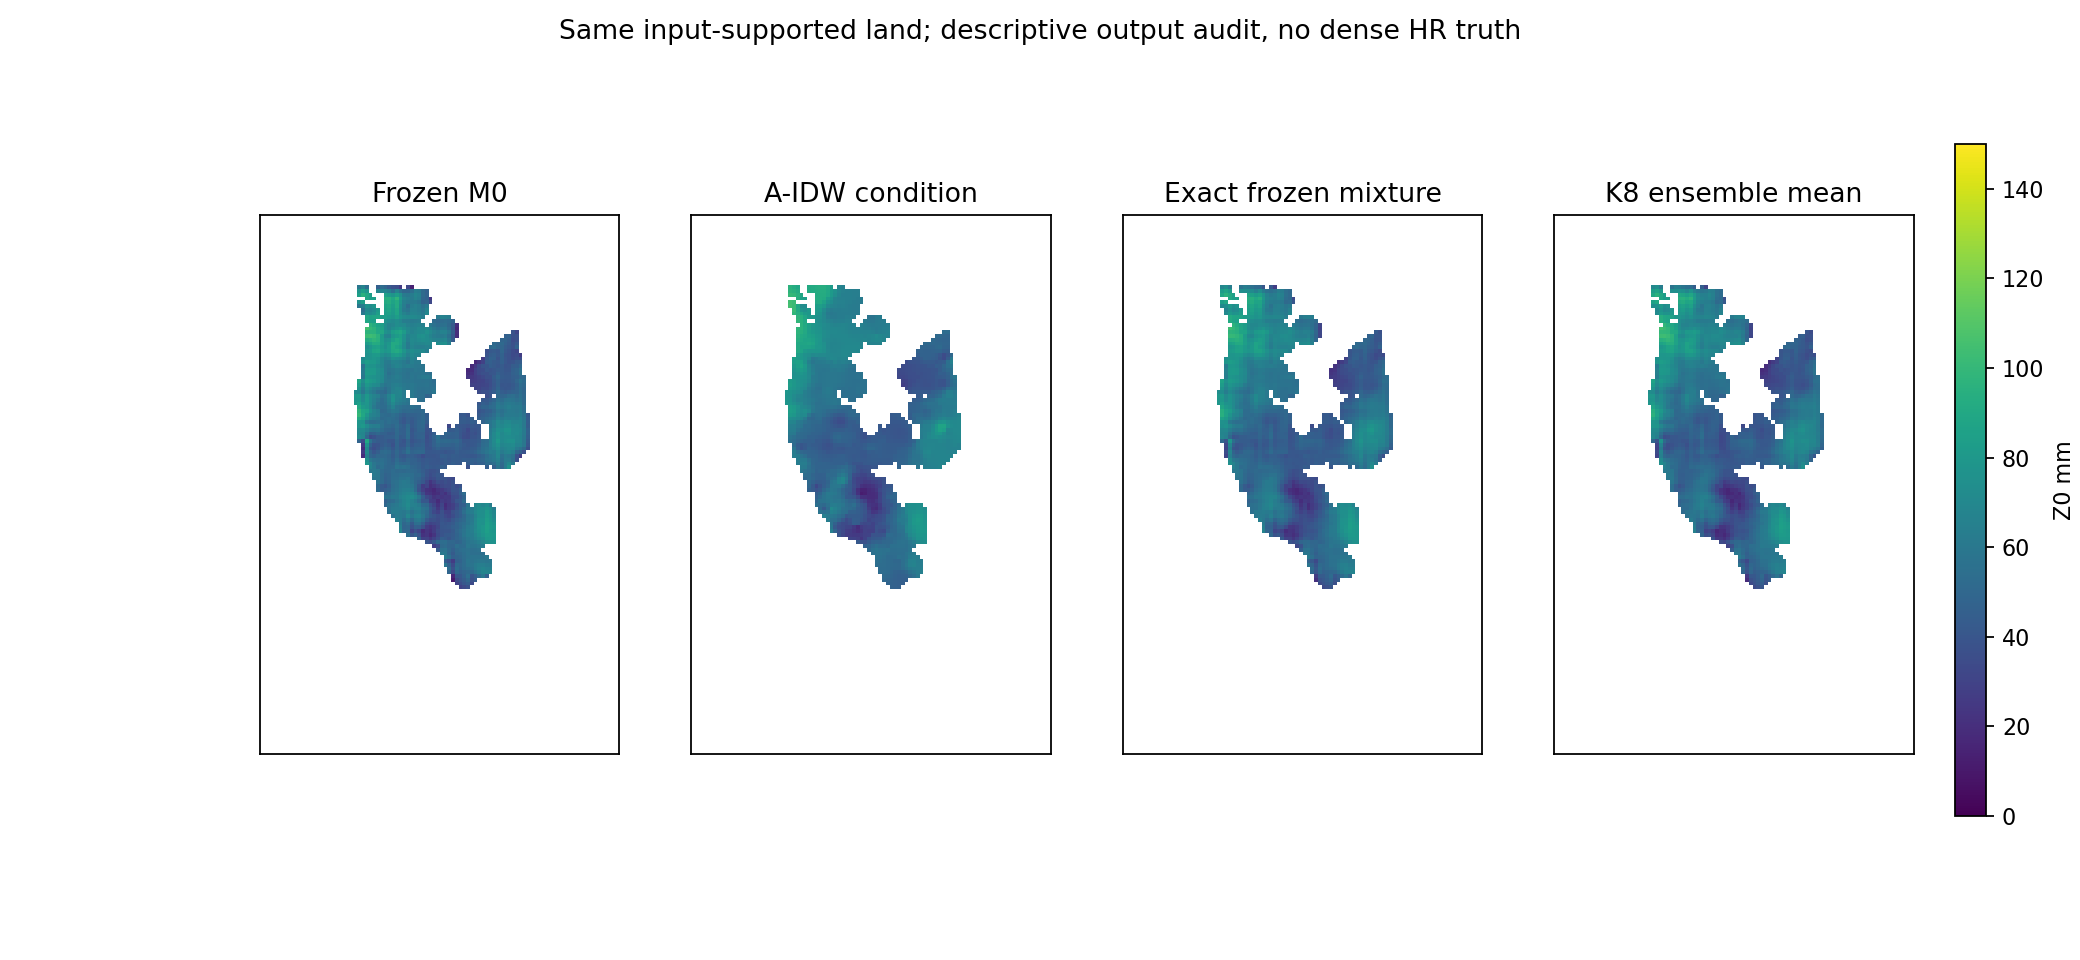

Here is the Python script that generated this plot:
"""Descriptive input-supported roughness audit; not a dense-truth accuracy test."""
import numpy as np
import matplotlib
matplotlib.use('Agg')
import matplotlib.pyplot as plt
from gnss_field.artifacts import read_json,write_json
from gnss_field.data import PackedStore,ContextBuilder
from grid_pair_data import local_runtime
from pilot_data import ROOT,SOURCE,PROJECT


def main():
    case=np.load(ROOT/'fold_0/G0/field_case.npz');a=np.load(SOURCE/'data.npz');hour=int(case['hour'][0]);ix=int(np.searchsorted(a['hours'],hour))
    m0=np.load(SOURCE/'cache/M0.npy',mmap_mode='r')[ix].copy();features=np.load(ROOT/'cache/conditions69.npy',mmap_mode='r')[ix]
    settings=read_json(PROJECT/'results/20261120_local_context_three_arm_v01/dataset/settings.json')
    idw=features[59]*settings['grid_scale'];mixture=m0+settings['baseline_weight']*(idw-m0)
    store=PackedStore(local_runtime()['data_root'],purpose='context');support=ContextBuilder(store).support(hour)[0]&store.grid['region']
    fig,axes=plt.subplots(1,4,figsize=(13,6));records={}
    for ax,value,name in zip(axes,[m0,idw,mixture,case['mean_Z0'].squeeze()],['Frozen M0','A-IDW condition','Exact frozen mixture','K8 ensemble mean']):
        im=ax.imshow(np.where(support,value,np.nan),origin='lower',vmin=0,vmax=150);ax.set_title(name);ax.set_xticks([]);ax.set_yticks([])
        dxx=value[:,2:]-2*value[:,1:-1]+value[:,:-2];dyy=value[2:]-2*value[1:-1]+value[:-2]
        sx=support[:,2:]&support[:,1:-1]&support[:,:-2];sy=support[2:]&support[1:-1]&support[:-2]
        records[name]=dict(x_second_difference_rms_mm=float(np.sqrt(np.mean(dxx[sx]**2))),y_second_difference_rms_mm=float(np.sqrt(np.mean(dyy[sy]**2))))
    fig.subplots_adjust(right=.92);fig.colorbar(im,cax=fig.add_axes([.94,.15,.015,.7]),label='Z0 mm')
    fig.suptitle('Same input-supported land; descriptive output audit, no dense HR truth');fig.savefig(ROOT/'base_field_audit.png',dpi=160);plt.close(fig)
    records['settings']=dict(baseline_weight=settings['baseline_weight'],hour=hour,supported_land_nodes=int(support.sum()),scope='descriptive roughness, not accuracy or proof of seams')
    write_json(ROOT/'base_field_audit.json',records)


if __name__=='__main__':main()
